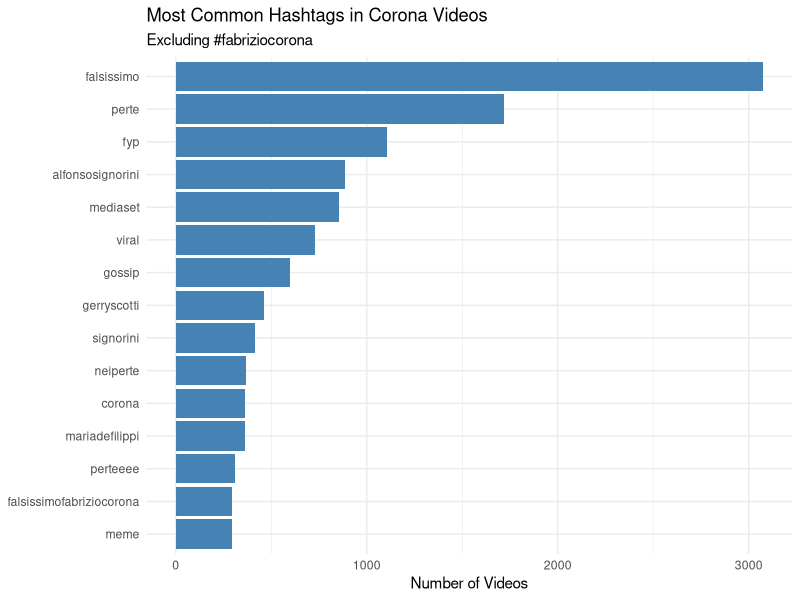
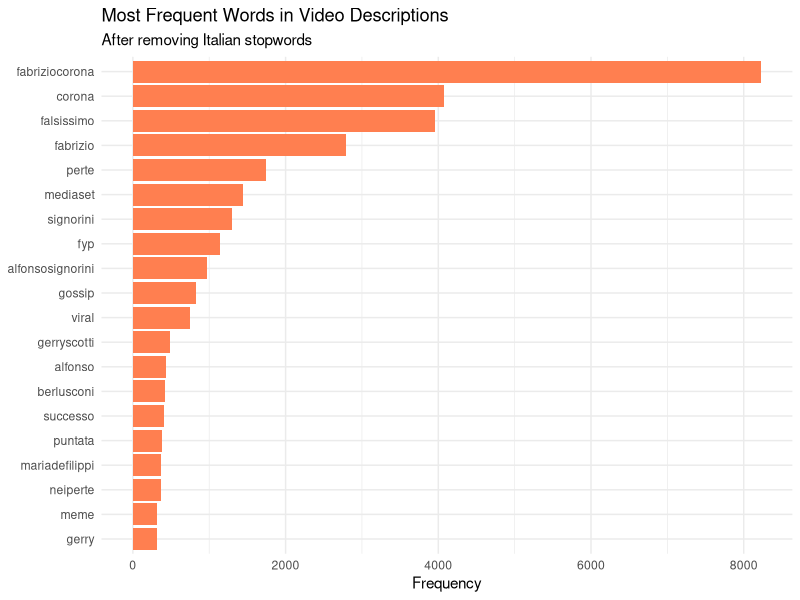
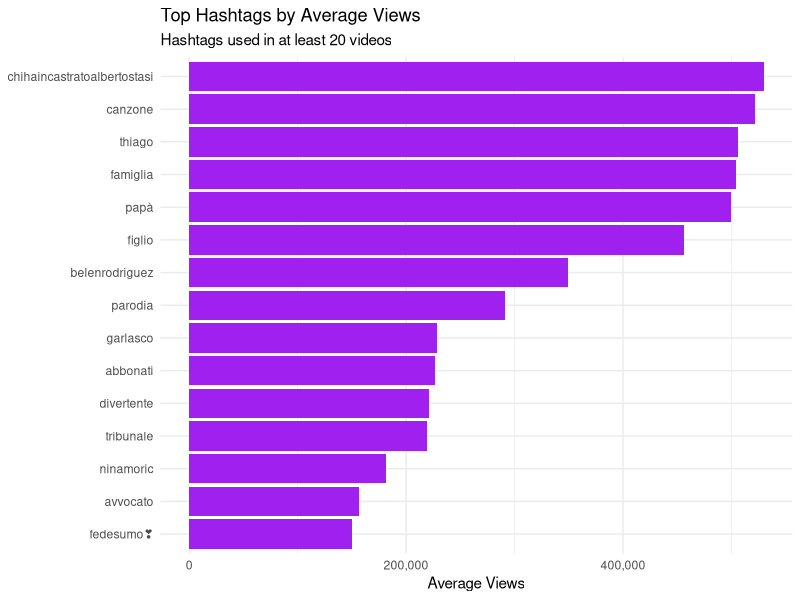
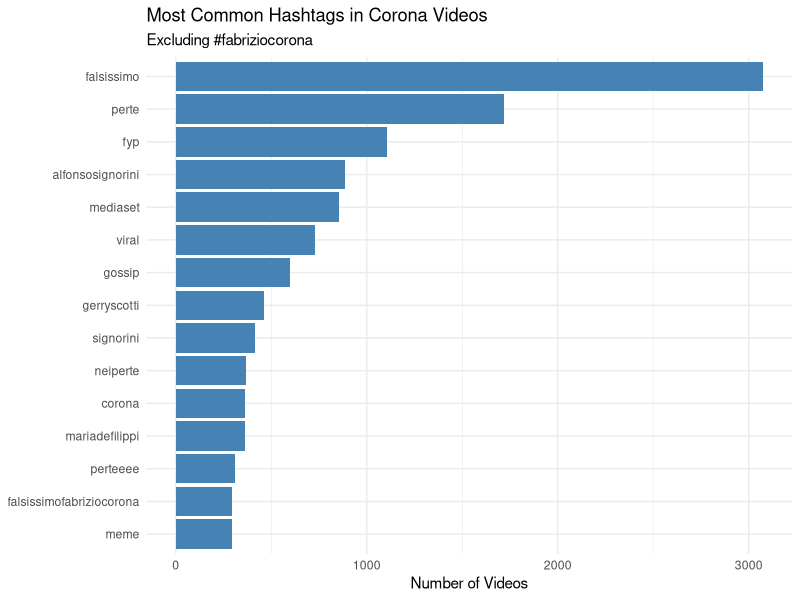
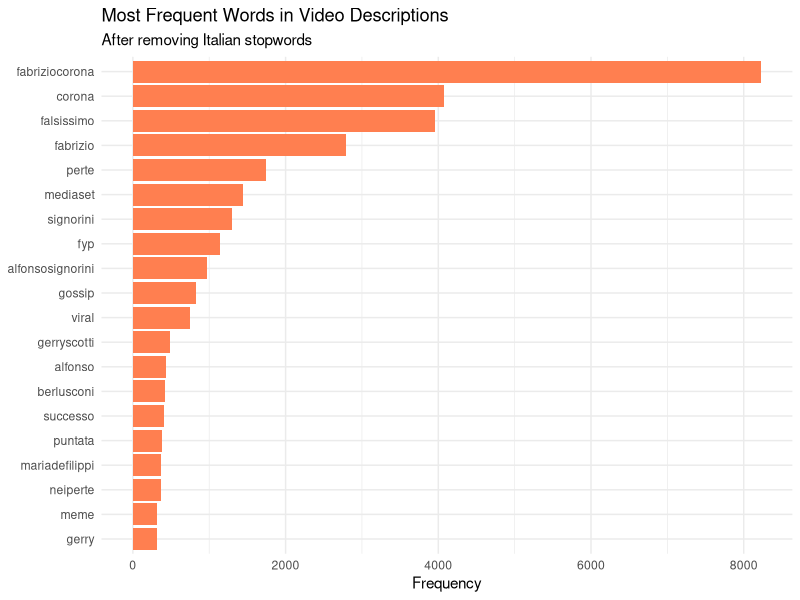

These figures' R source, in order:
# =============================================================================
# Day 5: Putting It All Together — Text Analysis & Capstone
# Data Analysis with R and Claude Code
# University of Urbino — PhD in Humanities
# =============================================================================

# Today we'll analyze text data and complete a full analysis

# -----------------------------------------------------------------------------
# SETUP
# -----------------------------------------------------------------------------

library(tidyverse)
library(tidytext)
library(scales)

# Import and prepare the data
corona <- read_csv("data/fabrizio_corona_tiktok_jan2026.csv")

# Add calculated variables
corona <- corona |>
  mutate(
    engagement_total = like_count + comment_count + share_count,
    engagement_rate = engagement_total / view_count,
    duration_category = factor(
      case_when(
        duration < 30 ~ "short",
        duration >= 30 & duration <= 60 ~ "medium",
        duration > 60 ~ "long"
      ),
      levels = c("short", "medium", "long")
    ),
    is_viral = view_count > 1000000
  )


# -----------------------------------------------------------------------------
# SECTION 1: Analyzing Hashtags
# -----------------------------------------------------------------------------

# The hashtags column contains comma-separated values
# Let's look at a few examples
corona |>
  select(video_id, hashtags) |>
  head(10)

# Step 1: Keep only rows with hashtags
corona_hashtags <- corona |>
  filter(!is.na(hashtags) & hashtags != "")

# How many videos have hashtags?
nrow(corona_hashtags)

# Step 2: Separate hashtags into individual rows
hashtag_counts <- corona_hashtags |>
  # One hashtag per row
  separate_rows(hashtags, sep = ",\\s*") |>
  # Clean up: lowercase, remove whitespace
  mutate(hashtags = str_to_lower(str_trim(hashtags))) |>
  # Remove empty strings
  filter(hashtags != "") |>
  # Count occurrences
  count(hashtags, sort = TRUE)

# View top hashtags
head(hashtag_counts, 20)

# Step 3: Visualize top hashtags (excluding the main search term)
hashtag_counts |>
  filter(hashtags != "fabriziocorona") |>
  head(15) |>
  ggplot(aes(x = reorder(hashtags, n), y = n)) +
  geom_col(fill = "steelblue") +
  coord_flip() +
  labs(
    title = "Most Common Hashtags in Corona Videos",
    subtitle = "Excluding #fabriziocorona",
    x = NULL,
    y = "Number of Videos"
  ) +
  theme_minimal()

# Save the plot
ggsave("output/top_hashtags.png", width = 10, height = 6, dpi = 300)

# Exercise: What are the top 10 hashtags that co-occur with Corona content?
# [YOUR CODE HERE]


# -----------------------------------------------------------------------------
# SECTION 2: Analyzing Video Descriptions (Word Frequency)
# -----------------------------------------------------------------------------

# Load Italian stopwords
# These are common words that don't carry meaning (the, a, is, etc.)
italian_stopwords <- read_csv("resources/italian-stopwords.csv")

# Alternative: Create a simple stopword list
# italian_stopwords <- tibble(word = c(
#   "di", "che", "e", "il", "la", "a", "per", "un", "una", "in", "non",
#   "è", "sono", "da", "con", "si", "come", "ma", "lo", "le", "più",
#   "ho", "ha", "questo", "questa", "quello", "quella", "se", "tutto"
# ))

# Step 1: Tokenize descriptions into words
words <- corona |>
  select(video_id, description) |>
  filter(!is.na(description)) |>
  # Split text into individual words (one word per row)
  unnest_tokens(word, description)

# How many words total?
nrow(words)

# Step 2: Remove stopwords
words_clean <- words |>
  anti_join(italian_stopwords, by = "word")

# How many words after removing stopwords?
nrow(words_clean)

# Step 3: Additional cleaning
words_clean <- words_clean |>
  # Remove numbers
  filter(!str_detect(word, "^[0-9]+$")) |>
  # Remove very short words (often not meaningful)
  filter(nchar(word) > 2) |>
  # Remove common web/social terms
  filter(!word %in% c("https", "http", "www", "com", "tiktok"))

# Step 4: Count word frequencies
word_counts <- words_clean |>
  count(word, sort = TRUE)

# View top words
head(word_counts, 30)

# Step 5: Visualize
word_counts |>
  head(20) |>
  ggplot(aes(x = reorder(word, n), y = n)) +
  geom_col(fill = "coral") +
  coord_flip() +
  labs(
    title = "Most Frequent Words in Video Descriptions",
    subtitle = "After removing Italian stopwords",
    x = NULL,
    y = "Frequency"
  ) +
  theme_minimal()

ggsave("output/top_words.png", width = 10, height = 6, dpi = 300)

# Exercise: Create a word frequency analysis without the name "corona" and "fabrizio"
# What topics emerge?
# [YOUR CODE HERE]


# -----------------------------------------------------------------------------
# SECTION 3: Combining Text and Engagement Analysis
# -----------------------------------------------------------------------------

# Question: Do videos with certain hashtags perform better?

# Calculate average views per hashtag
hashtag_performance <- corona_hashtags |>
  separate_rows(hashtags, sep = ",\\s*") |>
  mutate(hashtags = str_to_lower(str_trim(hashtags))) |>
  filter(hashtags != "" & hashtags != "fabriziocorona") |>
  group_by(hashtags) |>
  summarize(
    n_videos = n(),
    avg_views = mean(view_count),
    total_views = sum(view_count),
    avg_engagement = mean(engagement_rate, na.rm = TRUE)
  ) |>
  filter(n_videos >= 10)  # Only hashtags used at least 10 times

# Top hashtags by average views
hashtag_performance |>
  arrange(desc(avg_views)) |>
  head(15)

# Visualize
hashtag_performance |>
  filter(n_videos >= 20) |>
  arrange(desc(avg_views)) |>
  head(15) |>
  ggplot(aes(x = reorder(hashtags, avg_views), y = avg_views)) +
  geom_col(fill = "purple") +
  coord_flip() +
  scale_y_continuous(labels = label_comma()) +
  labs(
    title = "Top Hashtags by Average Views",
    subtitle = "Hashtags used in at least 20 videos",
    x = NULL,
    y = "Average Views"
  ) +
  theme_minimal()


# -----------------------------------------------------------------------------
# SECTION 4: Reproducible Workflows
# -----------------------------------------------------------------------------

# BEST PRACTICES FOR ORGANIZING YOUR ANALYSIS

# 1. Project structure
# my_analysis/
# ├── data/           # Raw data (never modify!)
# ├── scripts/        # R code
# ├── output/         # Generated figures and tables
# └── README.md       # Description of the project

# 2. Script structure template
# 
# # =============================================================================
# # Title: My Analysis
# # Author: Your Name
# # Date: 2026-02-13
# # Description: Brief description of what this script does
# # =============================================================================
# 
# # SETUP ----------------------------------------------------------------------
# library(tidyverse)
# 
# # IMPORT DATA ----------------------------------------------------------------
# data <- read_csv("data/mydata.csv")
# 
# # CLEAN DATA -----------------------------------------------------------------
# data_clean <- data |>
#   filter(...) |>
#   mutate(...)
# 
# # ANALYSIS -------------------------------------------------------------------
# # Your analysis code here
# 
# # VISUALIZATION --------------------------------------------------------------
# # Your plots here
# 
# # EXPORT ---------------------------------------------------------------------
# ggsave("output/my_plot.png", width = 10, height = 6)
# write_csv(results, "output/results.csv")

# 3. Always comment your code!
# Comments explain WHY, not WHAT


# -----------------------------------------------------------------------------
# SECTION 5: CAPSTONE PROJECT
# -----------------------------------------------------------------------------

# Choose ONE of the following research questions and complete a full analysis.
# Use Claude Code to help you as needed.

# =============================================================================
# OPTION A: ENGAGEMENT ANALYSIS
# =============================================================================
# Research question: What factors are associated with higher engagement on 
# Fabrizio Corona TikTok videos?
# 
# Tasks:
# 1. Calculate an engagement metric of your choice
# 2. Compare engagement across video duration categories
# 3. Identify the top 10 most engaging videos (by your metric)
# 4. Create at least 2 visualizations
# 5. Write a brief summary of your findings (3-5 sentences)

# YOUR CODE FOR OPTION A:
# [YOUR CODE HERE]


# =============================================================================
# OPTION B: TEMPORAL ANALYSIS
# =============================================================================
# Research question: How did TikTok activity about Fabrizio Corona change 
# throughout January 2026?
# 
# Tasks:
# 1. Calculate daily and weekly statistics (video count, total views, avg engagement)
# 2. Identify any spikes or unusual patterns
# 3. Compare the first half vs. second half of the month
# 4. Create at least 2 visualizations (including a time series)
# 5. Write a brief summary of your findings (3-5 sentences)

# YOUR CODE FOR OPTION B:
# [YOUR CODE HERE]


# =============================================================================
# OPTION C: CREATOR ANALYSIS
# =============================================================================
# Research question: Who are the key creators driving the conversation about 
# Fabrizio Corona on TikTok?
# 
# Tasks:
# 1. Identify the most prolific creators (by number of videos)
# 2. Identify the most viewed creators (by total views)
# 3. Are these the same people? Compare the two lists.
# 4. Create at least 2 visualizations
# 5. Write a brief summary of your findings (3-5 sentences)

# YOUR CODE FOR OPTION C:
# [YOUR CODE HERE]


# -----------------------------------------------------------------------------
# SUMMARY TEMPLATE
# -----------------------------------------------------------------------------

# After completing your analysis, write your findings here:
#
# Research Question:
# [Write your research question]
#
# Key Findings:
# 1. [Finding 1]
# 2. [Finding 2]
# 3. [Finding 3]
#
# Conclusion:
# [2-3 sentences summarizing what you learned]
#
# Limitations:
# [What couldn't you answer with this data? What would you need?]


# -----------------------------------------------------------------------------
# CONGRATULATIONS!
# -----------------------------------------------------------------------------

# You've completed the course! Here's what you learned:
#
# Day 1: R basics, variables, vectors, functions
# Day 2: Importing data, exploring datasets, select(), filter()
# Day 3: mutate(), group_by(), summarize(), count(), arrange()
# Day 4: ggplot2 visualizations - histograms, bar charts, line plots, etc.
# Day 5: Text analysis, reproducible workflows, complete analysis
#
# Keep practicing and learning!
#
# Resources:
# - R for Data Science: https://r4ds.hadley.nz/
# - Text Mining with R: https://www.tidytextmining.com/
# - Posit Cheatsheets: https://posit.co/resources/cheatsheets/
# - Claude Code for assistance
#
# Good luck with your research!
